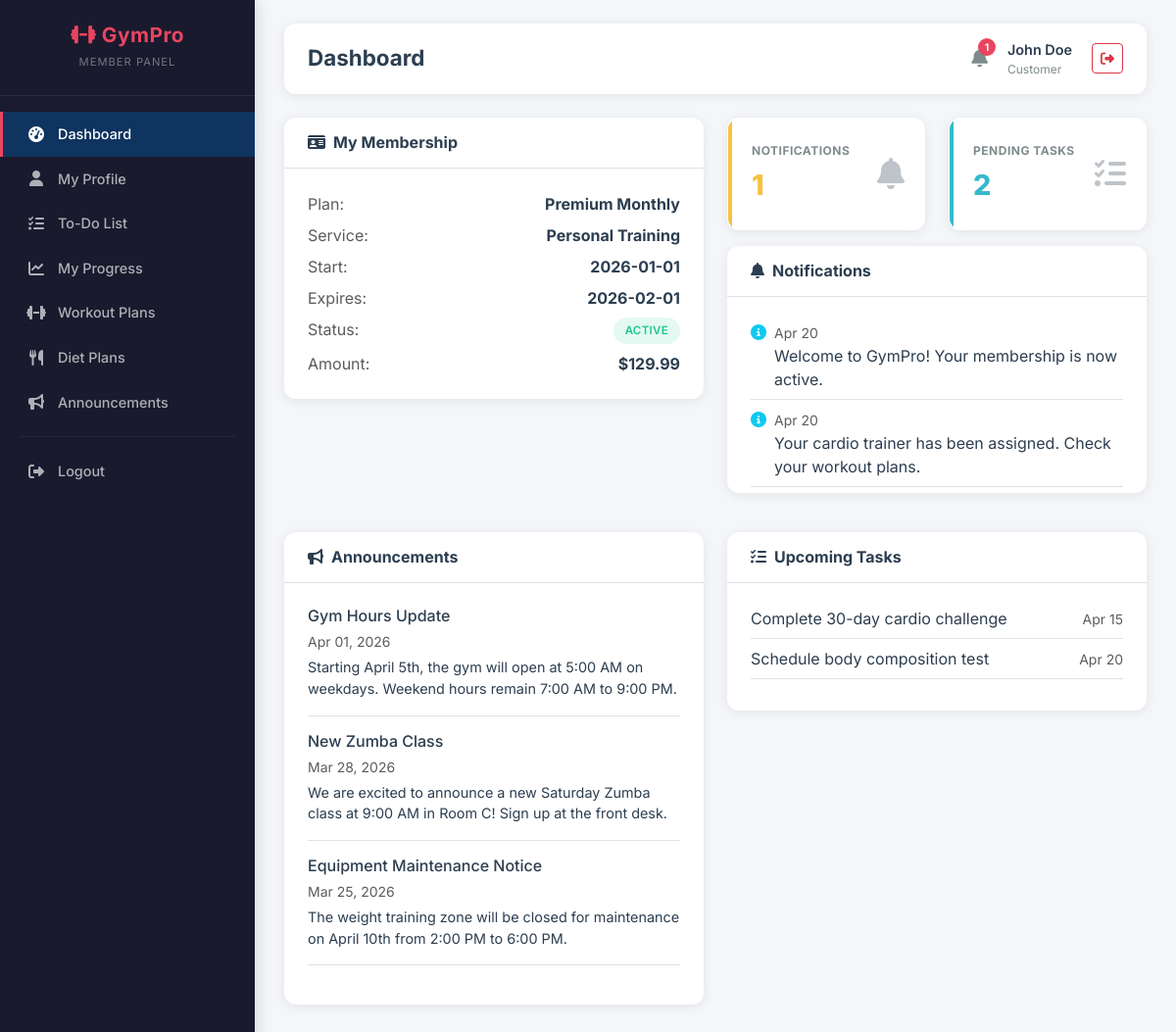
The app's page /customer/dashboard.php (signed in) with its own data.
### tables this page shows
CREATE TABLE member_memberships (
    membership_id INT AUTO_INCREMENT PRIMARY KEY,
    user_id INT NOT NULL,
    plan_id INT NOT NULL,
    service_id INT NOT NULL,
    start_date DATE NOT NULL,
    end_date DATE NOT NULL,
    status ENUM('active','expired','frozen','pending','cancelled') DEFAULT 'pending',
    freeze_start DATE,
    freeze_end DATE,
    discount_id INT,
    total_amount DECIMAL(10,2) NOT NULL,
    registered_by ENUM('self','admin') DEFAULT 'self',
    created_at TIMESTAMP DEFAULT CURRENT_TIMESTAMP,
    FOREIGN KEY (user_id) REFERENCES users(user_id) ON DELETE CASCADE,
    FOREIGN KEY (plan_id) REFERENCES membership_plans(plan_id),
    FOREIGN KEY (service_id) REFERENCES services(service_id),
    FOREIGN KEY (discount_id) REFERENCES discounts(discount_id)
);

CREATE TABLE membership_plans (
    plan_id INT AUTO_INCREMENT PRIMARY KEY,
    plan_name VARCHAR(100) NOT NULL,
    duration_months INT NOT NULL,
    price DECIMAL(10,2) NOT NULL,
    description TEXT,
    max_freeze_days INT DEFAULT 30,
    status ENUM('active','inactive') DEFAULT 'active',
    created_at TIMESTAMP DEFAULT CURRENT_TIMESTAMP
);

CREATE TABLE services (
    service_id INT AUTO_INCREMENT PRIMARY KEY,
    service_name VARCHAR(100) NOT NULL,
    description TEXT,
    monthly_charge DECIMAL(10,2) NOT NULL,
    status ENUM('active','inactive') DEFAULT 'active',
    created_at TIMESTAMP DEFAULT CURRENT_TIMESTAMP
);

CREATE TABLE notifications (
    notification_id INT AUTO_INCREMENT PRIMARY KEY,
    user_id INT,
    message TEXT NOT NULL,
    type ENUM('alert','info','payment_due'),
    is_read TINYINT(1) DEFAULT 0,
    sent_by INT,
    sent_at TIMESTAMP DEFAULT CURRENT_TIMESTAMP,
    FOREIGN KEY (user_id) REFERENCES users(user_id) ON DELETE CASCADE,
    FOREIGN KEY (sent_by) REFERENCES users(user_id)
);

CREATE TABLE announcements (
    announcement_id INT AUTO_INCREMENT PRIMARY KEY,
    title VARCHAR(200) NOT NULL,
    message TEXT NOT NULL,
    posted_by INT,
    applied_date DATE NOT NULL,
    status ENUM('active','inactive') DEFAULT 'active',
    created_at TIMESTAMP DEFAULT CURRENT_TIMESTAMP,
    FOREIGN KEY (posted_by) REFERENCES users(user_id)
);

CREATE TABLE todo_list (
    todo_id INT AUTO_INCREMENT PRIMARY KEY,
    user_id INT,
    task TEXT NOT NULL,
    due_date DATE,
    status ENUM('pending','done') DEFAULT 'pending',
    created_at TIMESTAMP DEFAULT CURRENT_TIMESTAMP,
    FOREIGN KEY (user_id) REFERENCES users(user_id) ON DELETE CASCADE
);

### config/db.php (called while the page is built, shortened)
<?php
function get_unread_count($pdo, $user_id) {
    $stmt = $pdo->prepare("SELECT COUNT(*) FROM notifications WHERE user_id = ? AND is_read = 0");
    $stmt->execute([$user_id]);
    return $stmt->fetchColumn();
}
?>

### customer/dashboard.php (the view, shortened to what this page needs)
<?php
require_once __DIR__ . '/../config/db.php';
$uid = $_SESSION['user_id'];
$membership = $pdo->prepare("SELECT mm.*, mp.plan_name, s.service_name FROM member_memberships mm JOIN membership_plans mp ON mm.plan_id = mp.plan_id JOIN services s ON mm.service_id = s.service_id WHERE mm.user_id = ? ORDER BY mm.created_at DESC LIMIT 1");
$membership->execute([$uid]); $mem = $membership->fetch();
$announcements = $pdo->query("SELECT * FROM announcements WHERE status = 'active' ORDER BY created_at DESC LIMIT 3")->fetchAll();
$todos = $pdo->prepare("SELECT * FROM todo_list WHERE user_id = ? AND status = 'pending' ORDER BY due_date LIMIT 5");
$todos->execute([$uid]); $todos = $todos->fetchAll();
include __DIR__ . '/../includes/header.php';
?>
<div class="row mb-4">
    <div class="col-lg-6 mb-3">
        <div class="card-custom animate-in">
            <div class="card-header"><h5><i class="fas fa-id-card me-2"></i>My Membership</h5></div>
            <div class="card-body">
                <?php if ($mem): ?>
                    <div class="d-flex justify-content-between mb-2"><span class="text-muted">Plan:</span><strong><?= htmlspecialchars($mem['plan_name']) ?></strong></div>
                    <div class="d-flex justify-content-between mb-2"><span class="text-muted">Service:</span><strong><?= htmlspecialchars($mem['service_name']) ?></strong></div>
                    <div class="d-flex justify-content-between mb-2"><span class="text-muted">Start:</span><strong><?= $mem['start_date'] ?></strong></div>
                    <div class="d-flex justify-content-between mb-2"><span class="text-muted">Expires:</span><strong><?= $mem['end_date'] ?></strong></div>
                    <div class="d-flex justify-content-between mb-2"><span class="text-muted">Status:</span><span class="badge-status badge-<?= $mem['status'] ?>"><?= $mem['status'] ?></span></div>
                    <div class="d-flex justify-content-between"><span class="text-muted">Amount:</span><strong>$<?= number_format($mem['total_amount'], 2) ?></strong></div>
                <?php else: ?>
                    <div class="empty-state"><i class="fas fa-info-circle"></i><p>No active membership</p></div>
                <?php endif; ?>
            </div>
        </div>
    </div>
    <div class="col-lg-6 mb-3">
        <div class="row">
            <div class="col-6 mb-3">
                <div class="stat-card warning animate-in delay-1">
                    <div class="stat-label">Notifications</div>
                    <div class="stat-value"><?= $unread_count ?></div>
                    <i class="fas fa-bell stat-icon"></i>
                </div>
            </div>
            <div class="col-6 mb-3">
                <div class="stat-card info animate-in delay-2">
                    <div class="stat-label">Pending Tasks</div>
                    <div class="stat-value"><?= count($todos) ?></div>
                    <i class="fas fa-tasks stat-icon"></i>
                </div>
            </div>
        </div>
        <div class="card-custom animate-in delay-3">
            <div class="card-header"><h5><i class="fas fa-bell me-2"></i>Notifications</h5></div>
            <div class="card-body" style="max-height: 200px; overflow-y: auto;">
                <?php
                $notifs = $pdo->prepare("SELECT * FROM notifications WHERE user_id = ? ORDER BY sent_at DESC LIMIT 5");
                $notifs->execute([$uid]); $notifs = $notifs->fetchAll();
                if (empty($notifs)): ?>
                    <p class="text-muted mb-0">No notifications</p>
                <?php else: foreach ($notifs as $n): ?>
                    <div class="d-flex align-items-start mb-2 pb-2 border-bottom">
                        <i class="fas fa-<?= $n['type'] === 'payment_due' ? 'exclamation-circle text-danger' : 'info-circle text-info' ?> me-2 mt-1"></i>
                        <div><small class="text-muted"><?= date('M d', strtotime($n['sent_at'])) ?></small><br><?= htmlspecialchars($n['message']) ?></div>
                    </div>
                <?php endforeach; endif; ?>
            </div>
        </div>
    </div>
</div>
<div class="row">
    <div class="col-lg-6 mb-3">
        <div class="card-custom">
            <div class="card-header"><h5><i class="fas fa-bullhorn me-2"></i>Announcements</h5></div>
            <div class="card-body">
                <?php if (empty($announcements)): ?>
                    <p class="text-muted">No announcements</p>
                <?php else: foreach ($announcements as $a): ?>
                    <div class="mb-3 pb-3 border-bottom">
                        <h6 class="mb-1"><?= htmlspecialchars($a['title']) ?></h6>
                        <small class="text-muted"><?= date('M d, Y', strtotime($a['applied_date'])) ?></small>
                        <p class="mb-0 mt-1" style="font-size: 0.9rem;"><?= htmlspecialchars($a['message']) ?></p>
                    </div>
                <?php endforeach; endif; ?>
            </div>
        </div>
    </div>
    <div class="col-lg-6 mb-3">
        <div class="card-custom">
            <div class="card-header"><h5><i class="fas fa-tasks me-2"></i>Upcoming Tasks</h5></div>
            <div class="card-body">
                <?php if (empty($todos)): ?>
                    <p class="text-muted">No pending tasks. <a href="todo.php">Add one!</a></p>
                <?php else: foreach ($todos as $t): ?>
                    <div class="d-flex justify-content-between align-items-center mb-2 pb-2 border-bottom">
                        <span><?= htmlspecialchars($t['task']) ?></span>
                        <small class="text-muted"><?= $t['due_date'] ? date('M d', strtotime($t['due_date'])) : '' ?></small>
                    </div>
                <?php endforeach; endif; ?>
            </div>
        </div>
    </div>
</div>
<?php include __DIR__ . '/../includes/footer.php'; ?>

### assets/css/custom.css (style rules this page uses)
:root { --sidebar-bg: #1a1a2e; --sidebar-hover: #16213e; --sidebar-active: #0f3460; --accent: #e94560; --accent-hover: #c81e45; --accent-light: rgba(233, 69, 96, 0.15); --bg-light: #f4f6f9; --bg-white: #ffffff; --text-dark: #2c3e50; --text-muted: #7f8c8d; --text-light: #ecf0f1; --border-color: #e0e0e0; --shadow: 0 2px 12px rgba(0, 0, 0, 0.08); --shadow-lg: 0 8px 30px rgba(0, 0, 0, 0.12); --radius: 12px; --radius-sm: 8px; --transition: all 0.3s ease; --font-main: 'Inter', sans-serif; }
* { box-sizing: border-box; }
body { font-family: var(--font-main); background: var(--bg-light); color: var(--text-dark); margin: 0; padding: 0; min-height: 100vh; }
.stat-card { background: var(--bg-white); border-radius: var(--radius); padding: 24px; box-shadow: var(--shadow); transition: var(--transition); border: 1px solid transparent; position: relative; overflow: hidden; }
.stat-card::before { content: ''; position: absolute; top: 0; left: 0; width: 4px; height: 100%; border-radius: 4px 0 0 4px; }
.stat-card.info::before { background: #36b9cc; }
.stat-card.warning::before { background: #f6c23e; }
.stat-card .stat-icon { font-size: 2rem; opacity: 0.3; position: absolute; right: 20px; top: 50%; transform: translateY(-50%); }
.stat-card .stat-label { font-size: 0.75rem; font-weight: 700; text-transform: uppercase; letter-spacing: 0.5px; color: var(--text-muted); margin-bottom: 4px; }
.stat-card .stat-value { font-size: 1.8rem; font-weight: 800; color: var(--text-dark); }
.stat-card.info .stat-value { color: #36b9cc; }
.stat-card.warning .stat-value { color: #f6c23e; }
.card-custom { background: var(--bg-white); border-radius: var(--radius); box-shadow: var(--shadow); border: none; overflow: hidden; transition: var(--transition); }
.card-custom .card-header { background: transparent; border-bottom: 1px solid var(--border-color); padding: 16px 24px; display: flex; justify-content: space-between; align-items: center; }
.card-custom .card-header h5 { font-size: 1rem; font-weight: 700; margin: 0; color: var(--text-dark); }
.card-custom .card-body { padding: 24px; }
.badge-status { padding: 5px 12px; border-radius: 20px; font-size: 0.72rem; font-weight: 600; text-transform: uppercase; letter-spacing: 0.3px; }
.badge-active { background: rgba(28, 200, 138, 0.12); color: #1cc88a; }
.animate-in { animation: fadeInUp 0.5s ease forwards; }
.delay-1 { animation-delay: 0.1s; }
.delay-2 { animation-delay: 0.2s; }
.delay-3 { animation-delay: 0.3s; }

### records on screen
member_memberships: plan.plan_name "Premium Monthly", service.service_name "Personal Training", start_date "2026-01-01", end_date "2026-02-01", status "ACTIVE", total_amount "129.99"
notifications: sent_at "Apr 20", message "Welcome to GymPro! Your membership is now active."
notifications: sent_at "Apr 20", message "Your cardio trainer has been assigned. Check your workout plans."
announcements: title "Gym Hours Update", applied_date "Apr 01, 2026", message "Starting April 5th, the gym will open at 5:00 AM on weekdays. Weekend hours remain 7:00 AM to 9:00 PM."
announcements: title "New Zumba Class", applied_date "Mar 28, 2026", message "We are excited to announce a new Saturday Zumba class at 9:00 AM in Room C! Sign up at the front desk."
announcements: title "Equipment Maintenance Notice", applied_date "Mar 25, 2026", message "The weight training zone will be closed for maintenance on April 10th from 2:00 PM to 6:00 PM."
todo_list: task "Complete 30-day cardio challenge", due_date "Apr 15"
todo_list: task "Schedule body composition test", due_date "Apr 20"

### other values on screen
$page_title "Dashboard"
$unread_count "1"
$_SESSION['full_name'] "John Doe"
$_SESSION['role'] "Customer"
count($todos) "2"
